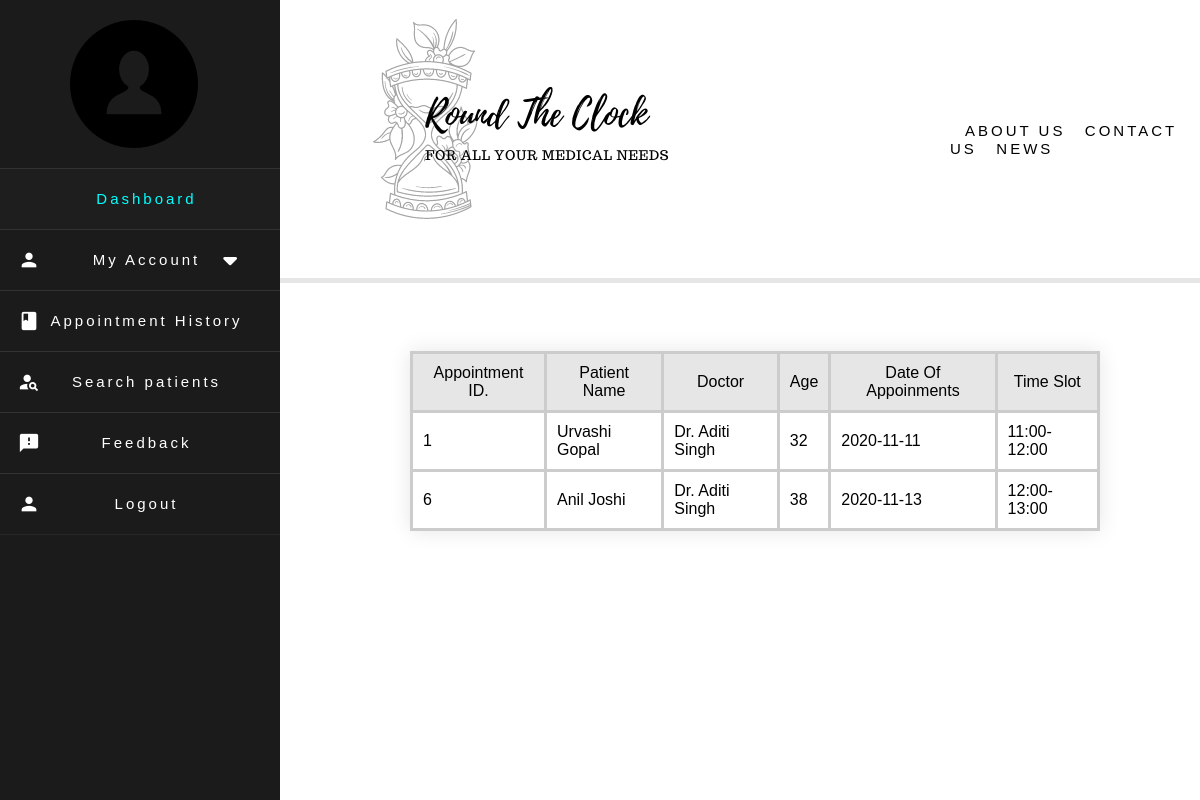
Screenshot of /Doctor/UpcomingAppts.php (signed in) with the database file from the repository.
### tables this page shows
CREATE TABLE `appointments` (
  `Sr_No` int(6) NOT NULL,
  `Patient_Name` varchar(64) NOT NULL,
  `Doctor_Name` varchar(64) NOT NULL,
  `Age` int(32) NOT NULL,
  `Date_of_Appointment` date NOT NULL,
  `Time_Slot` text NOT NULL
);

### Doctor/UpcomingAppts.php (the view, shortened to what this page needs)
<?php include 'import1.php'; ?>
<?php
function OpenCon()
 {
 $dbhost = "localhost";
 $dbuser = "root";
 $dbpass = "13579";
 $db = "roundtheclock";
 $conn = new mysqli($dbhost, $dbuser, $dbpass,$db);
 return $conn;
 }
 $conn = OpenCon();
$result = $conn->query("SELECT * FROM `appointments` WHERE Doctor_Name='Dr. Aditi Singh';");
echo '<div class="center">';
echo '<table class="center1">
      <tr>
          <td class="color1"> Appointment ID. </td>
          <td class="color1"> Patient Name </td>
          <td class="color1"> Doctor </td>
          <td class="color1"> Age </td>
          <td class="color1"> Date of Appoinments </td>
          <td class="color1"> Time Slot </td>
      </tr>';
if ($result->num_rows> 0)
{
  while($row = $result->fetch_assoc())
  {
        $field1name = $row["Sr_No"];
        $field2name = $row["Patient_Name"];
        $field3name = $row["Doctor_Name"];
        $field4name = $row["Age"];
        $field5name = $row["Date_of_Appointment"];
        $field6name = $row["Time_Slot"];
        echo '<tr>
                  <td>'.$field1name.'</td>
                  <td>'.$field2name.'</td>
                  <td>'.$field3name.'</td>
                  <td>'.$field4name.'</td>
                  <td>'.$field5name.'</td>
                  <td>'.$field6name.'</td>
              </tr>';
  }
}
else{
  echo "ERROR-No data.";
}
echo '</div>';
?>

### Doctor/import.css (style rules this page uses)
* { margin: 0; padding: 0; user-select: none; box-sizing: border-box; font-family:sans-serif,serif; }

### rows the page displays
appointments: Sr_No "1", Patient_Name "Urvashi Gopal", Doctor_Name "Dr. Aditi Singh", Age "32", Date_of_Appointment "2020-11-11", Time_Slot "11:00-12:00"
appointments: Sr_No "6", Patient_Name "Anil Joshi", Doctor_Name "Dr. Aditi Singh", Age "38", Date_of_Appointment "2020-11-13", Time_Slot "12:00-13:00"
